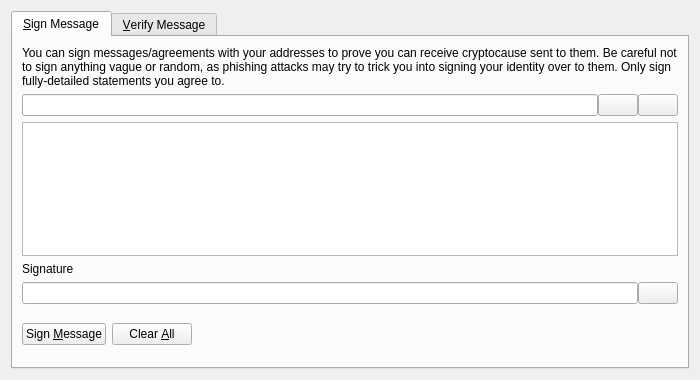
<?xml version="1.0" encoding="UTF-8"?>
<ui version="4.0">
 <class>SignVerifyMessageDialog</class>
 <widget class="QDialog" name="SignVerifyMessageDialog">
  <property name="geometry">
   <rect>
    <x>0</x>
    <y>0</y>
    <width>700</width>
    <height>380</height>
   </rect>
  </property>
  <property name="windowTitle">
   <string>Signatures - Sign / Verify a Message</string>
  </property>
  <property name="modal">
   <bool>true</bool>
  </property>
  <layout class="QVBoxLayout" name="verticalLayout">
   <item>
    <widget class="QTabWidget" name="tabWidget">
     <property name="currentIndex">
      <number>0</number>
     </property>
     <widget class="QWidget" name="tabSignMessage">
      <attribute name="title">
       <string>&amp;Sign Message</string>
      </attribute>
      <layout class="QVBoxLayout" name="verticalLayout_SM">
       <item>
        <widget class="QLabel" name="infoLabel_SM">
         <property name="text">
          <string>You can sign messages/agreements with your addresses to prove you can receive cryptocause sent to them. Be careful not to sign anything vague or random, as phishing attacks may try to trick you into signing your identity over to them. Only sign fully-detailed statements you agree to.</string>
         </property>
         <property name="textFormat">
          <enum>Qt::PlainText</enum>
         </property>
         <property name="wordWrap">
          <bool>true</bool>
         </property>
        </widget>
       </item>
       <item>
        <layout class="QHBoxLayout" name="horizontalLayout_1_SM">
         <property name="spacing">
          <number>0</number>
         </property>
         <item>
          <widget class="QValidatedLineEdit" name="addressIn_SM">
           <property name="toolTip">
            <string>The cryptocause address to sign the message with</string>
           </property>
          </widget>
         </item>
         <item>
          <widget class="QPushButton" name="addressBookButton_SM">
           <property name="toolTip">
            <string>Choose previously used address</string>
           </property>
           <property name="text">
            <string/>
           </property>
           <property name="shortcut">
            <string>Alt+A</string>
           </property>
           <property name="autoDefault">
            <bool>false</bool>
           </property>
          </widget>
         </item>
         <item>
          <widget class="QPushButton" name="pasteButton_SM">
           <property name="toolTip">
            <string>Paste address from clipboard</string>
           </property>
           <property name="text">
            <string/>
           </property>
           <property name="shortcut">
            <string>Alt+P</string>
           </property>
           <property name="autoDefault">
            <bool>false</bool>
           </property>
          </widget>
         </item>
        </layout>
       </item>
       <item>
        <widget class="QPlainTextEdit" name="messageIn_SM">
         <property name="toolTip">
          <string>Enter the message you want to sign here</string>
         </property>
        </widget>
       </item>
       <item>
        <widget class="QLabel" name="signatureLabel_SM">
         <property name="text">
          <string>Signature</string>
         </property>
         <property name="textFormat">
          <enum>Qt::PlainText</enum>
         </property>
        </widget>
       </item>
       <item>
        <layout class="QHBoxLayout" name="horizontalLayout_2_SM">
         <property name="spacing">
          <number>0</number>
         </property>
         <item>
          <widget class="QLineEdit" name="signatureOut_SM">
           <property name="font">
            <font>
             <italic>true</italic>
            </font>
           </property>
           <property name="readOnly">
            <bool>true</bool>
           </property>
          </widget>
         </item>
         <item>
          <widget class="QPushButton" name="copySignatureButton_SM">
           <property name="toolTip">
            <string>Copy the current signature to the system clipboard</string>
           </property>
           <property name="text">
            <string/>
           </property>
           <property name="autoDefault">
            <bool>false</bool>
           </property>
          </widget>
         </item>
        </layout>
       </item>
       <item>
        <layout class="QHBoxLayout" name="horizontalLayout_3_SM">
         <item>
          <widget class="QPushButton" name="signMessageButton_SM">
           <property name="toolTip">
            <string>Sign the message to prove you own this cryptocause address</string>
           </property>
           <property name="text">
            <string>Sign &amp;Message</string>
           </property>
           <property name="autoDefault">
            <bool>false</bool>
           </property>
          </widget>
         </item>
         <item>
          <widget class="QPushButton" name="clearButton_SM">
           <property name="toolTip">
            <string>Reset all sign message fields</string>
           </property>
           <property name="text">
            <string>Clear &amp;All</string>
           </property>
           <property name="autoDefault">
            <bool>false</bool>
           </property>
          </widget>
         </item>
         <item>
          <spacer name="horizontalSpacer_1_SM">
           <property name="orientation">
            <enum>Qt::Horizontal</enum>
           </property>
           <property name="sizeHint" stdset="0">
            <size>
             <width>40</width>
             <height>48</height>
            </size>
           </property>
          </spacer>
         </item>
         <item>
          <widget class="QLabel" name="statusLabel_SM">
           <property name="font">
            <font>
             <weight>75</weight>
             <bold>true</bold>
            </font>
           </property>
           <property name="text">
            <string/>
           </property>
           <property name="wordWrap">
            <bool>true</bool>
           </property>
          </widget>
         </item>
         <item>
          <spacer name="horizontalSpacer_2_SM">
           <property name="orientation">
            <enum>Qt::Horizontal</enum>
           </property>
           <property name="sizeHint" stdset="0">
            <size>
             <width>40</width>
             <height>48</height>
            </size>
           </property>
          </spacer>
         </item>
        </layout>
       </item>
      </layout>
     </widget>
     <widget class="QWidget" name="tabVerifyMessage">
      <attribute name="title">
       <string>&amp;Verify Message</string>
      </attribute>
      <layout class="QVBoxLayout" name="verticalLayout_VM">
       <item>
        <widget class="QLabel" name="infoLabel_VM">
         <property name="text">
          <string>Enter the receiver's address, message (ensure you copy line breaks, spaces, tabs, etc. exactly) and signature below to verify the message. Be careful not to read more into the signature than what is in the signed message itself, to avoid being tricked by a man-in-the-middle attack. Note that this only proves the signing party receives with the address, it cannot prove sendership of any transaction!</string>
         </property>
         <property name="textFormat">
          <enum>Qt::PlainText</enum>
         </property>
         <property name="alignment">
          <set>Qt::AlignLeading|Qt::AlignLeft|Qt::AlignTop</set>
         </property>
         <property name="wordWrap">
          <bool>true</bool>
         </property>
        </widget>
       </item>
       <item>
        <layout class="QHBoxLayout" name="horizontalLayout_1_VM">
         <property name="spacing">
          <number>0</number>
         </property>
         <item>
          <widget class="QValidatedLineEdit" name="addressIn_VM">
           <property name="toolTip">
            <string>The cryptocause address the message was signed with</string>
           </property>
          </widget>
         </item>
         <item>
          <widget class="QPushButton" name="addressBookButton_VM">
           <property name="toolTip">
            <string>Choose previously used address</string>
           </property>
           <property name="text">
            <string/>
           </property>
           <property name="shortcut">
            <string>Alt+A</string>
           </property>
           <property name="autoDefault">
            <bool>false</bool>
           </property>
          </widget>
         </item>
        </layout>
       </item>
       <item>
        <widget class="QPlainTextEdit" name="messageIn_VM"/>
       </item>
       <item>
        <widget class="QValidatedLineEdit" name="signatureIn_VM"/>
       </item>
       <item>
        <layout class="QHBoxLayout" name="horizontalLayout_2_VM">
         <item>
          <widget class="QPushButton" name="verifyMessageButton_VM">
           <property name="toolTip">
            <string>Verify the message to ensure it was signed with the specified cryptocause address</string>
           </property>
           <property name="text">
            <string>Verify &amp;Message</string>
           </property>
           <property name="autoDefault">
            <bool>false</bool>
           </property>
          </widget>
         </item>
         <item>
          <widget class="QPushButton" name="clearButton_VM">
           <property name="toolTip">
            <string>Reset all verify message fields</string>
           </property>
           <property name="text">
            <string>Clear &amp;All</string>
           </property>
           <property name="autoDefault">
            <bool>false</bool>
           </property>
          </widget>
         </item>
         <item>
          <spacer name="horizontalSpacer_1_VM">
           <property name="orientation">
            <enum>Qt::Horizontal</enum>
           </property>
           <property name="sizeHint" stdset="0">
            <size>
             <width>40</width>
             <height>48</height>
            </size>
           </property>
          </spacer>
         </item>
         <item>
          <widget class="QLabel" name="statusLabel_VM">
           <property name="font">
            <font>
             <weight>75</weight>
             <bold>true</bold>
            </font>
           </property>
           <property name="text">
            <string/>
           </property>
           <property name="wordWrap">
            <bool>true</bool>
           </property>
          </widget>
         </item>
         <item>
          <spacer name="horizontalSpacer_2_VM">
           <property name="orientation">
            <enum>Qt::Horizontal</enum>
           </property>
           <property name="sizeHint" stdset="0">
            <size>
             <width>40</width>
             <height>48</height>
            </size>
           </property>
          </spacer>
         </item>
        </layout>
       </item>
      </layout>
     </widget>
    </widget>
   </item>
  </layout>
 </widget>
 <customwidgets>
  <customwidget>
   <class>QValidatedLineEdit</class>
   <extends>QLineEdit</extends>
   <header>qvalidatedlineedit.h</header>
  </customwidget>
 </customwidgets>
 <resources>
  <include location="../cryptocause.qrc"/>
 </resources>
 <connections/>
</ui>
